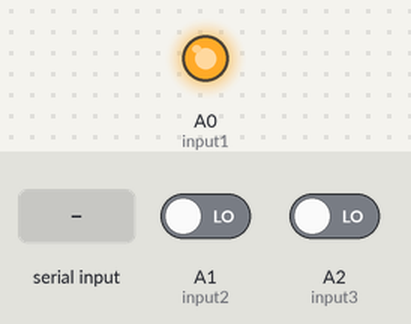
A sketch run on a simulated Arduino Uno, built with avr-gcc and run on an emulated ATmega328P. Parts: output pins drawn as LEDs (lit = HIGH). The test bench sets the inputs (shaded band); at power-on: A1 (input2) LOW, A2 (input3) LOW. What the sketch prints to the serial monitor is not drawn.

Above: at 1.2 s.
1.3 s: byte 30 received over Serial
2.9 s: byte 90 received over Serial
4.5 s: byte 120 received over Serial
Timing chart, 0 to 7.5 s (numbered marks = the images above; inputs shaded):
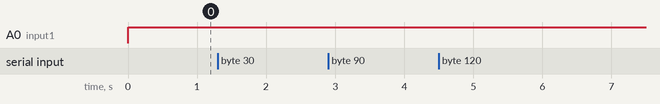

Measured:
- after the input at 1.3 s, every drawn part: stays the same
- after the input at 2.9 s, every drawn part: stays the same
- after the input at 4.5 s, every drawn part: stays the same

The sketch:

Test_button_Count.ino
```cpp
#define input1 A0
#define input2 A1
#define input3 A2

void setup() {
  // put your setup code here, to run once:
pinMode(input1,OUTPUT);
pinMode(input2,INPUT);
pinMode(input3,INPUT);

Serial.begin(9600);

}

int value=0;
boolean isOn=false;
boolean isOn1=false;
void loop() {
  // put your main code here, to run repeatedly:
digitalWrite(input1,HIGH);
boolean isOn=digitalRead(input2);
boolean isOn1=digitalRead(input3);


if(Serial.available()>0)
{
  int command1=0;
  int command2=0;
  int command3=0;

   command1=Serial.read();
   command2=Serial.read();
   command3=Serial.read();
  Serial.print((char)command1);
  Serial.print("   ");
  Serial.print((char)command2);
  Serial.print("   ");
  Serial.print((char)command3);
  Serial.println("   ");

  char w=((char)command1);
  Serial.println(w);

  delay(1000);
  }
    if(isOn)
    {
      value++;
    }
    if(isOn1)
    {
      value--;
    }
    isOn=false;
    isOn1=false;
if(value>=999||value<0)
value=0;

delay(200);
Serial.println(value);
}
```
